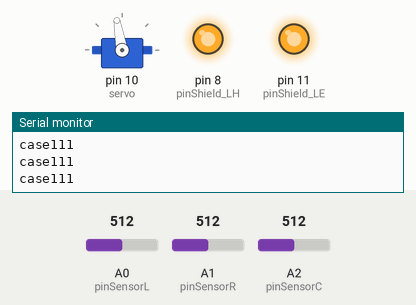
This sketch was run on a simulated Arduino Uno, built with avr-gcc and run on an emulated ATmega328P. Parts: servo, output pins drawn as LEDs (lit = HIGH), the last lines printed to the serial monitor. The test bench sets the inputs (shaded band); at power-on: A0 (pinSensorL) = 512, A1 (pinSensorR) = 512, A2 (pinSensorC) = 512.

Above: at 3.2 s.
3.3 s: A0 (pinSensorL) set to 394
6.3 s: A0 (pinSensorL) set to 364
At 6.7 s:
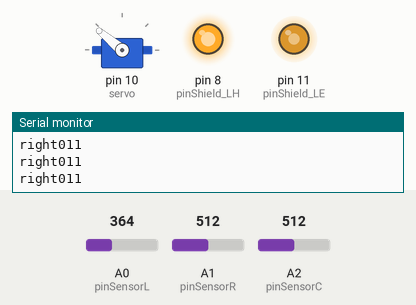
7.8 s: A1 (pinSensorR) set to 398
9.3 s: A1 (pinSensorR) set to 369
At 10.1 s:
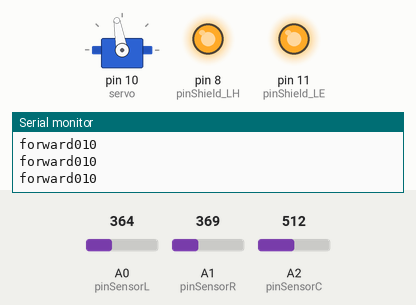
10.8 s: A0 (pinSensorL) set to 511
At 11.5 s:
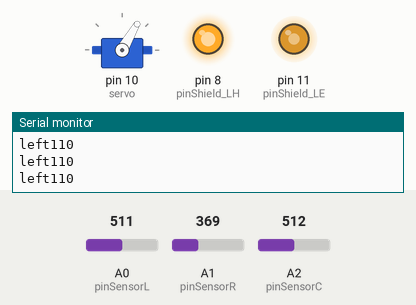
Timing chart, 0 to 13.3 s (numbered marks = the images above; inputs shaded):
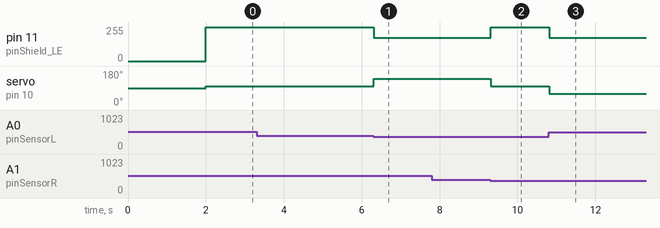

Measured:
- the behaviour switches between 382 and 381 on A0 (pinSensorL) (found by bisection; images 0 and 1)
- the behaviour switches between 382 and 381 on A1 (pinSensorR) (found by bisection; images 1 and 2)
- after the input at 6.3 s, pin 11 (pinShield_LE): 255/255 → 175/255 at once; servo on pin 10 (servo): 100° → 140° at once
- after the input at 9.3 s, pin 11 (pinShield_LE): 175/255 → 255/255 at once; servo on pin 10 (servo): 140° → 100° at once
- after the input at 10.8 s, pin 11 (pinShield_LE): 255/255 → 175/255 at once; servo on pin 10 (servo): 100° → 60° at once

The sketch:

linerobot31.ino
```cpp
#include<Servo.h>
Servo servo;
const uint8_t        pinSensorL   = A0;                             // Вывод к которому подключен датчик находящийся слева         (по направлению движения)
const uint8_t        pinSensorC   = A2;                             // Вывод к которому подключен датчик находящийся по центру     (по направлению движения)
const uint8_t        pinSensorR   = A1;                             // Вывод к которому подключен датчик находящийся справа        (по направлению движения)
const uint8_t        pinShield_LH = 8;                              // Вывод направления к которому подключен левый мотор          (по направлению движения)
const uint8_t        pinShield_LE = 11;                              // Вывод ШИМ         к которому подключен левый мотор          (по направлению движения)
//                   ОБЪЕКТЫ:

//                   УСТАНАВЛИВАЕМЫЕ ЗНАЧЕНИЯ:
const uint16_t       valSensor1   = 730;                            // Показание датчика находящегося на линии                     (указывается для конкретной трассы)
const uint16_t       valSensor0   = 32;                            // Показание датчика находящегося вне линии                    (указывается для конкретной трассы)
const uint8_t        valSpeed     = 255;                            // Максимальная скорость                                       (число от 1 до 255)
const uint32_t       tmrDelay     = 5000;                           // Время в течении которого требуется остановиться             (если в течении этого времени состояние остаётся неопределённым (линия не обнаружена), то требуется остановиться)
const uint8_t        valTurning   = 10;                             // Крутизна поворотов (скорость реакции)                       (число от 1 до 255)
const uint8_t        valDistance  = 20;                             // Минимально допустимое расстояние до объекта в сантиметрах   (если расстояние будет меньше, то требуется остановитьтся)

//                   РАССЧИТЫВАЕМЫЕ ЗНАЧЕНИЯ:
      uint8_t        arrSpeed;                                   // Рассчитываемая скорость для каждого мотора                  (число от 1 до valSpeed, нулевой элемент - правый мотор, первый элемент - левый мотор)
      uint16_t       valSensorM;                                    // Рассчитываемое среднее значение датчика                     (значение между цветом линии и цветом вне линии)
      uint8_t        valSensor;                                     // Биты рассчитываемых логических уровней всех датчиков        (0bxxxxxLCR)
      bool           flgLine;                                       // Флаг указывающий на то, что используется светлая линия      (0 - тёмная линия, 1 - светлая линия)
      int8_t         flgTurning;                                    // Флаг наличия и направления поворота                         (0 - не поворачиваем, -1 - поворачиваем налево, +1 - поворачиваем направо)
      bool           flgservo;
      bool           flgDistance;// Флаг указывающий на то, что требуется изменить ШИМ моторов  (0 - тёмная линия, 1 - светлая линия)
      bool           flgStop;                                       // Флаг указывающий на необходимость остановиться              (0 - без остановки, 1 - требуется остановиться)
      uint32_t       tmrMillis;                                     // Время совершения последней операции                         (в миллисекундах)
void setup(){
//  Узнаём цвет линии используемой на трассе, если он светлый, то устанавливаем флаг lineColor тёмный
    flgLine = (valSensor0>valSensor1);                              // Если условие (valSensor0>valSensor1) выполняется значит линия светлая и флаг flgLine установится в 1, иначе он сбросится в 0
//  Вычисляем среднее значение между показаниями датчиков на линии и все линии
    if(flgLine){valSensorM=valSensor1+(valSensor0-valSensor1)/2;}   // Если на трассе используется светлая линия
    else       {valSensorM=valSensor0+(valSensor1-valSensor0)/2;}   // Если на трассе используется тёмная линия

//  Устанавливаем флаг ШИМ, сбрасываем флаг наличия поворота, флаг остановки и флаг обнаружения припятствий
    flgservo=1; flgTurning=0; flgStop=0; flgDistance=0;
//  Устанавливаем режим работы выводов и направление обоих моторов
    pinMode     (pinSensorL,   INPUT      );                        // Конфигурируем вывод pinSensorL   как вход                   (для получения данных от левого датчика линии)
    pinMode     (pinSensorC,   INPUT      );                        // Конфигурируем вывод pinSensorC   как вход                   (для получения данных от центрального датчика линии)
    pinMode     (pinSensorR,   INPUT      );                        // Конфигурируем вывод pinSensorR   как вход                   (для получения данных от правого датчика линии)
    pinMode     (pinShield_LH, OUTPUT     );                        // Конфигурируем вывод pinShield_LH как выход                  (для управления направлением движения левого мотора)
    pinMode     (pinShield_LE, OUTPUT     );                        // Конфигурируем вывод pinShield_LE как выход                  (для управления скоростью вращения левого мотора, при помощи ШИМ)

    digitalWrite(pinShield_LH, 1);                                  // Устанавливаем на выходе pinShield_LH уровень arrRoute[1]    (направление движения левого мотора)

//  Выводим показания центрального датчика линии
    Serial.begin(9600); while(!Serial){}                            // Инициируем передачу данных по последовательному порту       (на скорости 9600 бит/сек)
    Serial.println(analogRead(pinSensorC));                         // Выводим показания центрального датчика линии                (для указания значений константам valSensor0 и valSensor1)
//  Устанавливаем задержку и обновляем время совершения последней операции
    delay(2000);
    tmrMillis = millis();
    servo.attach(10);
}
void loop(){
//  Читаем показания датчиков и преобразуем их в логические уровни  // (1 - датчик на линии, 0 - датчик вне линии)
    valSensor  =  0;                                                // сбрасываем все биты переменной valSensor
    valSensor |= ((analogRead(pinSensorL)>valSensorM)^flgLine)<<2;  // Устанавливаем 2 бит переменной valSensor в 1 если левый   датчик находится на линии, иначе оставляем бит сброшенным в 0
    valSensor |= ((analogRead(pinSensorC)>valSensorM)^flgLine)<<1;  // Устанавливаем 1 бит переменной valSensor в 1 если средний датчик находится на линии, иначе оставляем бит сброшенным в 0
    valSensor |= ((analogRead(pinSensorR)>valSensorM)^flgLine)<<0;  // Устанавливаем 0 бит переменной valSensor в 1 если правый  датчик находится на линии, иначе оставляем бит сброшенным в 0
                                                                    // РАССМОТРИМ ТРИ ПРЕДЫДУЩИЕ СТРОКИ: Каждая строка устанавливает или сбрасывает свой бит переменной valSensor в зависимости от того, находится датчик на линии или нет.
                                                                    // Оператор составного побитового ИЛИ "|=" выполнит побитовое ИЛИ между переменной valSensor и результатом всех вычислений, полученное значение запишется в valSensor.
                                                                    // Оператор сравнения ">" вернет "1" если значение analogRead(номер_вывода) больше чем значение valSensorM, а значит датчик находится над объектом, который темнее чем значение valSensorM,
                                                                    // Результат возвращённый оператором сравнения ">" нам подходит если используется тёмная линия, но если используется светлая линия, то результат нужно инвертировать ...
                                                                    // Оператор побитового XOR "^" выполнит эту инверсию, только если установлен флаг flgLine, указывающий о том, что используется светлая линия
                                                                    // Оператор побитового сдвига влево "<<" сдвинет результат на указанное число бит, таким образом каждый результат займет свою позицию.
//  Определяем действия в соответствии с текущим положением датчиков
    switch(valSensor){ //            Сохраняем время:    Меняем флаг ШИМ:   Меняем флаг поворота:  Меняем флаг остановки:
        case 0b000:                                      flgservo=flgTurning;                        flgStop=!flgTurning;Serial.println("case000");  break;  // 000 - Если все датчики находятся вне линии                 (неопределённое состояние - если до этого мы не поворачивали, то резко останавливаемся, а если поворачивали, то продолжаем поворот в ту же сторону)
        case 0b010:                 tmrMillis=millis(); flgservo=flgTurning; flgTurning=0;          flgStop=0;     Serial.println("forward010");     break;  // 010 - Если только центральный датчик находится на линии    (продолжаем движение прямо)
        case 0b100:                  tmrMillis=millis(); flgservo=1;          flgTurning=-1;         flgStop=0;     Serial.println("left100");         break;                                                                                           // 100 - Если только левый датчик находится на линии          (поворачиваем влево)
        case 0b110:                  tmrMillis=millis(); flgservo=1;          flgTurning=-1;         flgStop=0;     Serial.println("left110");       break;  // 110 - Если левый и центральный датчики находятся на линии  (поворачиваем влево)
        case 0b001:                  tmrMillis=millis(); flgservo=1;          flgTurning=1;          flgStop=0;     Serial.println("right001");      break;                                                                                           // 001 - Если только правый датчик находится на линии         (поворачиваем вправо)
        case 0b011:                  tmrMillis=millis(); flgservo=1;          flgTurning=1;          flgStop=0;     Serial.println("right011");      break;  // 011 - Если правый и центральный датчики находятся на линии (поворачиваем вправо)
        default:                                         flgservo=1;                                                Serial.println("case111");       break;  // 1x1 - Если правый и левый датчики находятся на линии       (неопределённое состояние)
    }
    if(tmrMillis>millis())         { tmrMillis=0;}                                                                              // Избавляемся от переполнения millis();
    if(tmrMillis+tmrDelay<millis()){                     flgservo=1;          flgTurning=0;          flgStop=1;           }       // Останавливаемся если линия потеряна на более чем tmrDelay мс

//  Устанавливаем ШИМ для моторов
    if(flgservo){flgservo=0;                                                                                                        // Если установлен флаг flgPWM, то сбрасываем его и устанавливаем ШИМ ...
      switch(flgTurning){ // Скорость левого мотора:           Скорость правого мотора:
        case -1:             arrSpeed=175;                     servo.write(60);                                 break;  // Уменьшаем скорость левого  мотора (поворачиваем налево)
        case  0:             arrSpeed=valSpeed;                servo.write(100);                                break;  // Устанавливаем одинаковую скорость (едим прямо)
        case  1:             arrSpeed=175;                     servo.write(140);                                 break;  // Уменьшаем скорость правого мотора (поворачиваем направо)
      } if(flgStop){         arrSpeed=0;                   }                                                  // Останавливаемся если установлен флаг flgStop

//      Выводим ШИМ
        analogWrite(pinShield_LE, arrSpeed);

    }
}
```
